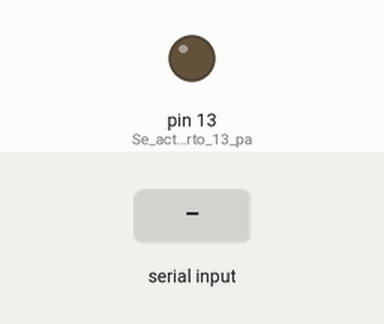
The sketch below on a simulated Arduino Uno, built with avr-gcc and run on an emulated ATmega328P. On the bench: output pins drawn as LEDs (lit = HIGH). Inputs (shaded band) come from the test bench.

Above: at 1.2 s.
1.3 s: "1" received over the second serial link
At 2.1 s:
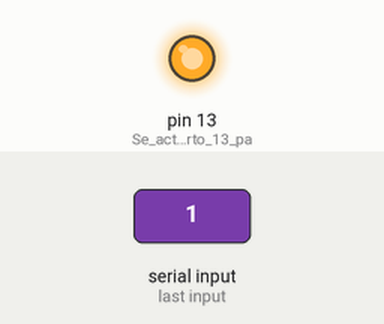
2.8 s: "2" received over the second serial link
At 3.2 s:
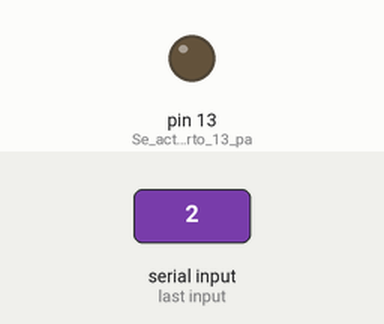
Timing chart, 0 to 5.8 s (numbered marks = the images above; inputs shaded):
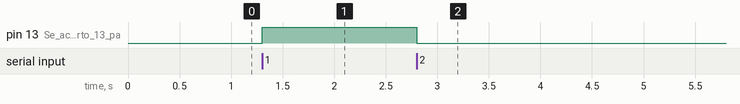

Measured:
- after the input at 1.3 s, pin 13 (Se_activa_el_puerto_13_pa): LOW → HIGH at once
- after the input at 2.8 s, pin 13 (Se_activa_el_puerto_13_pa): HIGH → LOW at once

The sketch:

bluetooth_led.ino
```cpp
/*  BUGs en el codigo:
  -Si se insertan mas de dos datos se imprime dos veces la sentencia de la linea 32
  -Si se insertan mas de tres datos se imprime tres veces la sentencia de la linea 32
*/
#include <SoftwareSerial.h> //Se importa la libreria del puerto serial
SoftwareSerial BT(10, 11); // Se activan los puertos 10 y 11 para antena bluetooth
// Se conecta el VCC del Bluetooth al puerto de 5v y el GND al puerto GND de arduino
void setup()  //Sentencias que se ejecutan cuando se reinicia la placa arduino
{
  pinMode(13, OUTPUT);  //Se activa el puerto 13 para el encendido/apagado del Led
  BT.begin(9600); //Se establece la velocidad de transferencia de datos del puerto
  BT.println("Bienvenido al Bluetooth en Arduino"); //El mensaje que se envia cuando se conecta la antena al dispositivo Bluetooth
  BT.println("Oprime 1 para encender y 2 para apagar");
}
char a; // Almacena el caracter entrante del otro dispositivo
void loop() //Sentencias que se ejecutan de manera continua en la placa arduino
{
  if (BT.available())  //Se hace visible la antena Bluetooth en otros dispositivos
  {
    a=(BT.read()); //a comienza a leer lo que le envian por Bluetooth
    if (a=='1')  //Si el dato recibido del puerto serial es 1 entonces encendera el Led
    {
      digitalWrite(13, HIGH);  //Enciende el Led en voltaje ALTO
      BT.println("LED Encendido");  //Devuelve el mensaje al dispositivo que mando el dato
    }
    if (a=='2')  //Si el dato recibido del puerto serial es 2 entonces apagara el Led
    {
      digitalWrite(13, LOW);  //Apaga el Led
      BT.println("LED Apagado");   //Devuelve el mensaje al dispositivo
    }
    if (a >='3'){ //Si el dato recibido es igual o mayor al 3 entonces te pedira que introduzcas un nuevo valor
      BT.println("Envia una de las opciones correctas");
    }
  }
}
```
